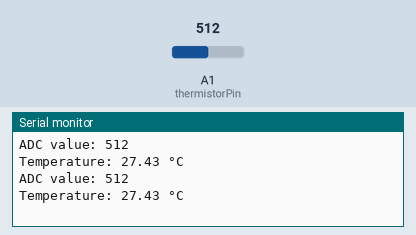
Simulated run of this program. Board: Arduino Uno, built with avr-gcc and run on an emulated ATmega328P. Shown: the last lines printed to the serial monitor. Inputs (shaded band) come from the test bench; at power-on: A1 (thermistorPin) = 512.

Above: at 5.8 s.
5.9 s: A1 (thermistorPin) set to 716
At 11.3 s:
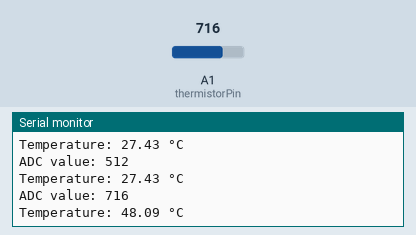
11.9 s: A1 (thermistorPin) set to 900
At 16.3 s:
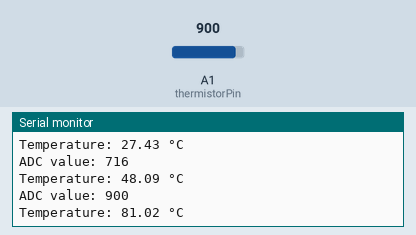
Timing chart, 0 to 17.8 s (numbered marks = the images above; inputs shaded):
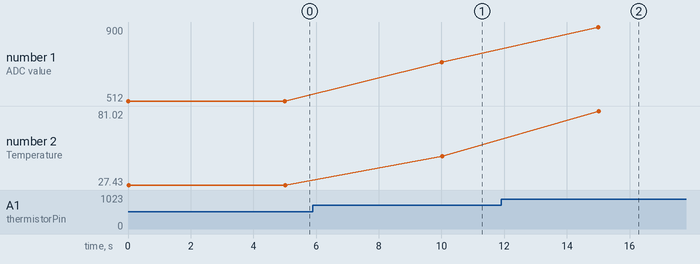

The program:

main.cpp
```cpp
#include <Arduino.h>
#include "thermistor.h"

// Thermistor configuration
const double Rref = 20000;      // Reference resistance in ohms
const double R0 = 18000;        // Resistance at 25°C in ohms
const double Beta = 3950;       // Beta coefficient
const unsigned samplingBits = 10; // ADC resolution in bits
const int thermistorPin = A1;   // Analog pin for reading the thermistor

Thermistor thermistor(Rref, R0, Beta, samplingBits);

void setup() {
  Serial.begin(9600);
  pinMode(thermistorPin, INPUT);
}

void loop() {
  // Read the ADC value
  int adcValue = analogRead(thermistorPin);

  // Convert to temperature
  double tempC = thermistor.getTemperature(adcValue, 'C');

  // Display the results
  Serial.print("ADC value: ");
  Serial.println(adcValue);
  Serial.print("Temperature: ");
  Serial.print(tempC);
  Serial.println(" °C");

  delay(5000); // Measure every 5 seconds
}
```

Measured:
- after the input at 5.9 s, the serial monitor: prints a new line after 4.1 s (image 1)
- after the input at 11.9 s, the serial monitor: prints a new line after 3.1 s (image 2)
- plotted number 1: 512 → 716 after the input at 5.9 s, 716 → 900 after the input at 11.9 s
- plotted number 2: 27.43 → 48.09 after the input at 5.9 s, 48.09 → 81.02 after the input at 11.9 s
